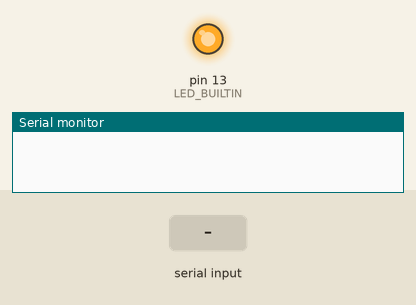
The sketch below on a simulated Arduino Uno, built with avr-gcc and run on an emulated ATmega328P. Parts: output pins drawn as LEDs (lit = HIGH), the last lines printed to the serial monitor. Dashed ring = blinking. The inputs (shaded band) are chosen by the test bench.

Above: at 1.2 s.
1.3 s: "5\n" received over Serial
At 3.1 s:
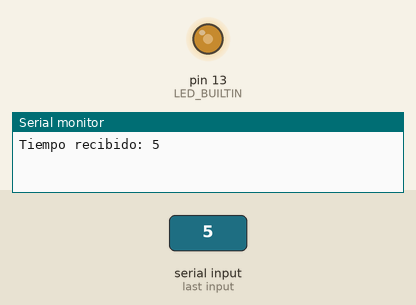
3.5 s: "90,45\n" received over Serial
At 3.69 s:
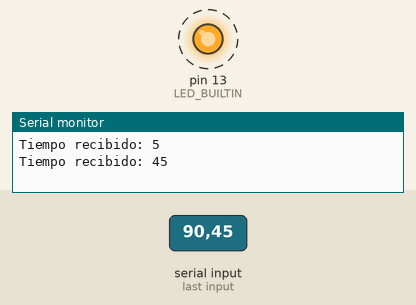
Timing chart, 0 to 12.5 s (numbered marks = the images above; inputs shaded):
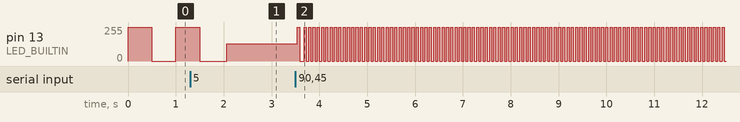

The sketch:

lectura_serial.ino
```cpp
// Lectura de valor entero por medio de monitor serie
// Asigna valor leído a tiempo de parpadeo LED interno
// Uso didáctico, reemplace parámetros genéricos de BaudRate y pines por los de su placa
// Autor: Ing. Yerman Avila.

//Variables globales
int T=500; //Tiempo por defecto 0.5 s

void setup() {
  pinMode(LED_BUILTIN, OUTPUT);
  Serial.begin(115200);  //Baudios para Wemos Lollin D1 mini
  }

void loop() {

//Lectura monitor serie, usuario indica tiempo de parpadeo en ms
  if (Serial.available()) {
    T = Serial.parseInt();
    if (Serial.read() == '\n') {
      Serial.print("Tiempo recibido: ");
      Serial.println(T);
    }
  }
//Blink básico + control de tiempo de parpadeo
  digitalWrite(LED_BUILTIN, HIGH);
  delay(T);
  digitalWrite(LED_BUILTIN, LOW);
  delay(T);
}
```

Measured:
- after the input at 3.5 s, pin 13 (LED_BUILTIN): alternates 255/255 for 0.05 s and 0/255 for 0.05 s, starting at once
